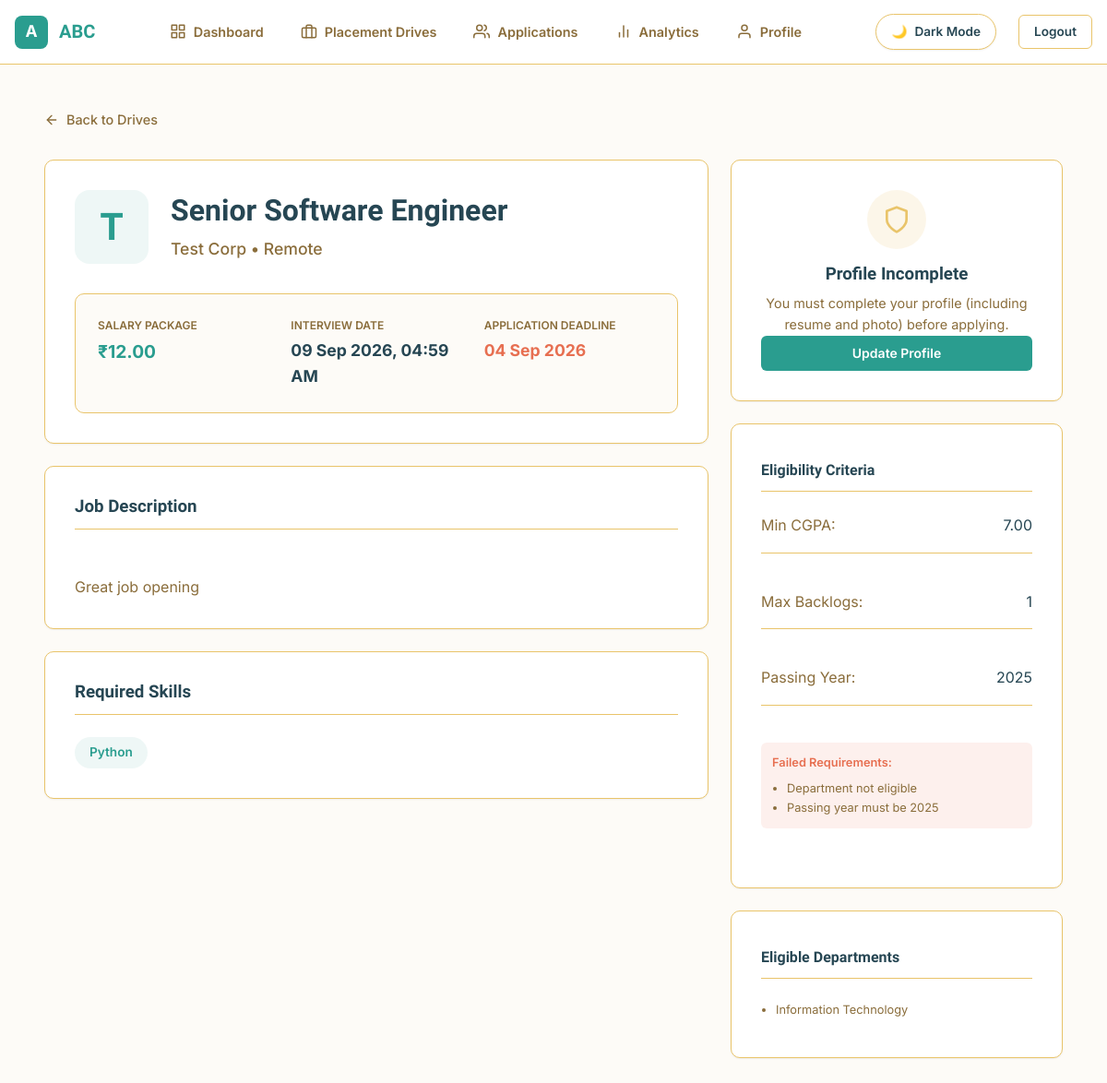
/student/drives/1/ (signed in), run on the app's committed database.
### apps/accounts/models.py (models this page shows, shortened)
class User(AbstractUser):
    username = None
    email = models.EmailField(unique=True)
    STUDENT = "student"
    COMPANY = "company"
    OFFICER = "officer"
    ROLE_CHOICES = [
        (STUDENT, "Student"),
        (COMPANY, "Company"),
        (OFFICER, "Placement Officer"),
    ]
    role = models.CharField(
        max_length=25,
        choices=ROLE_CHOICES,
        default=STUDENT
    )
    email_verified = models.BooleanField(default=False)
    USERNAME_FIELD = 'email'
    REQUIRED_FIELDS = []
    objects = CustomUserManager()

### apps/student_portal/models.py (models this page shows, shortened)
class StudentProfile(models.Model):
    user = models.OneToOneField(settings.AUTH_USER_MODEL, on_delete=models.CASCADE)
    full_name = models.CharField(max_length=255)
    roll_number = models.CharField(max_length=50)
    university = models.CharField(max_length=255)
    department = models.ForeignKey(Department, on_delete=models.PROTECT)
    semester = models.PositiveSmallIntegerField()
    cgpa = models.DecimalField(
        max_digits=4,
        decimal_places=2,
        validators=[MinValueValidator(0.00), MaxValueValidator(10.00)]
    )
    passing_year = models.PositiveIntegerField()
    active_backlogs = models.PositiveSmallIntegerField(default=0)
    skills = models.ManyToManyField(Skill, blank=True)
    resume = models.FileField(upload_to="resumes/", blank=True, null=True)
    profile_photo = models.ImageField(upload_to="profile_photos/", blank=True, null=True)
    is_verified = models.BooleanField(default=False)
    created_at = models.DateTimeField(auto_now_add=True)
    updated_at = models.DateTimeField(auto_now=True)
    class Meta:
        constraints = [
            models.UniqueConstraint(fields=['department', 'roll_number'], name='unique_department_roll_number')
        ]

### apps/common/models.py (models this page shows, shortened)
class PlacementDrive(models.Model):
    STATUS_CHOICES = [
        ('draft', 'Draft'),
        ('published', 'Published'),
        ('closed', 'Closed'),
    ]
    company = models.ForeignKey('company_portal.CompanyProfile', on_delete=models.CASCADE)
    title = models.CharField(max_length=255)
    job_description = models.TextField()
    salary_package = models.DecimalField(max_digits=10, decimal_places=2)
    location = models.CharField(max_length=255)
    eligible_departments = models.ManyToManyField(Department)
    min_cgpa = models.DecimalField(max_digits=4, decimal_places=2)
    max_backlogs = models.PositiveSmallIntegerField(default=0)
    eligible_passing_year = models.PositiveIntegerField()
    required_skills = models.ManyToManyField(Skill, blank=True)
    application_deadline = models.DateTimeField()
    interview_date = models.DateTimeField(blank=True, null=True)
    status = models.CharField(max_length=20, choices=STATUS_CHOICES, default='draft')
    approved_by = models.ForeignKey('admin_portal.OfficerProfile', blank=True, null=True, on_delete=models.SET_NULL)
    created_at = models.DateTimeField(auto_now_add=True)
    updated_at = models.DateTimeField(auto_now=True)

class Skill(models.Model):
    name = models.CharField(max_length=255, unique=True)

class Department(models.Model):
    name = models.CharField(max_length=255, unique=True)
    code = models.CharField(max_length=10, unique=True, blank=True)

### apps/company_portal/models.py (models this page shows, shortened)
class CompanyProfile(models.Model):
    user = models.OneToOneField(settings.AUTH_USER_MODEL, on_delete=models.CASCADE)
    company_name = models.CharField(max_length=255)
    logo = models.ImageField(upload_to="company_logos/", blank=True, null=True)
    industry = models.CharField(max_length=100, blank=True)
    website = models.URLField(blank=True)
    location = models.CharField(max_length=255, blank=True)
    description = models.TextField(blank=True)
    is_verified = models.BooleanField(default=False)
    created_at = models.DateTimeField(auto_now_add=True)
    updated_at = models.DateTimeField(auto_now=True)

### apps/student_portal/views.py (the view)
# urls.py: path('drives/<int:drive_id>/', views.drive_detail_view, name='drive_detail'),
@login_required
def drive_detail_view(request, drive_id):
    profile = request.user.studentprofile
    drive = get_object_or_404(PlacementDrive.objects.select_related('company').prefetch_related('required_skills', 'eligible_departments'), id=drive_id, status='published')
    has_applied = Application.objects.filter(student=profile, drive=drive).exists()
    is_eligible = True
    reasons = []
    if profile.department not in drive.eligible_departments.all():
        is_eligible = False
        reasons.append("Department not eligible")
    if (profile.cgpa or 0.0) < drive.min_cgpa:
        is_eligible = False
        reasons.append(f"CGPA below {drive.min_cgpa}")
    if (profile.active_backlogs or 0) > drive.max_backlogs:
        is_eligible = False
        reasons.append("Active backlogs exceed limit")
    if profile.passing_year != drive.eligible_passing_year:
        is_eligible = False
        reasons.append(f"Passing year must be {drive.eligible_passing_year}")
    fields_to_check = ['resume', 'profile_photo', 'cgpa', 'passing_year', 'skills']
    profile_complete = True
    for field in fields_to_check:
        val = getattr(profile, field, None)
        if field == 'skills':
            if not val.exists():
                profile_complete = False
        elif not val:
            profile_complete = False
    return render(request, 'student_portal/drive_detail.html', {
        'drive': drive,
        'has_applied': has_applied,
        'is_eligible': is_eligible,
        'eligibility_reasons': reasons,
        'profile_complete': profile_complete,
        'is_expired': drive.application_deadline < timezone.now()
    })

### templates/student_portal/drive_detail.html (shortened to what this page needs)
{% extends 'student_portal/base.html' %}
{% block student_content %}
<div class="mb-2rem">
    <a href="{% url 'student_portal:drives_list' %}" class="back-link-styled">
        <svg width="16" height="16" viewBox="0 0 24 24" fill="none" stroke="currentColor" stroke-width="2" stroke-linecap="round" stroke-linejoin="round"><line x1="19" y1="12" x2="5" y2="12"></line><polyline points="12 19 5 12 12 5"></polyline></svg>
        Back to Drives
    </a>
</div>
<div class="drive-detail-grid">
    <div class="drive-detail-column">
        <div class="card card-padded-lg">
            <div class="company-hero-row">
                <div class="company-avatar-box xl">
                    {{ drive.company.company_name|make_list|first|upper }}
                </div>
                <div>
                    <h1 class="drive-title-heading">{{ drive.title }}</h1>
                    <p class="company-name-heading">
                        {{ drive.company.company_name }} &bull; {{ drive.location }}
                    </p>
                </div>
            </div>
            <div class="drive-meta-grid-3col">
                <div>
                    <span class="meta-tag-label">Salary Package</span>
                    <span class="meta-tag-salary">₹{{ drive.salary_package|default:"TBD" }}</span>
                </div>
                <div>
                    <span class="meta-tag-label">Interview Date</span>
                    <span class="meta-tag-date">{{ drive.interview_date|date:"d M Y, h:i A"|default:"TBA" }}</span>
                </div>
                <div>
                    <span class="meta-tag-label">Application Deadline</span>
                    <span class="meta-tag-deadline">{{ drive.application_deadline|date:"d M Y" }}</span>
                </div>
            </div>
        </div>
        <div class="card card-padded-lg">
            <h3 class="card-section-heading">Job Description</h3>
            <div class="card-section-body">
                {{ drive.job_description }}
            </div>
        </div>
        <div class="card card-padded-lg">
            <h3 class="card-section-heading">Required Skills</h3>
            <div class="skill-tags-wrapper">
                {% for skill in drive.required_skills.all %}
                    <span class="skill-tag">{{ skill.name }}</span>
                {% empty %}
                    <span class="text-italic-muted">No specific skills listed.</span>
                {% endfor %}
            </div>
        </div>
    </div>
    <div class="drive-detail-column">
        <div class="card card-padded-lg empty-state-box">
            {% if has_applied %}
                <div class="action-card-icon icon-applied">
                    <svg width="32" height="32" viewBox="0 0 24 24" fill="none" stroke="currentColor" stroke-width="3" stroke-linecap="round" stroke-linejoin="round"><polyline points="20 6 9 17 4 12"></polyline></svg>
                </div>
                <h3 class="action-title-heading">Application Submitted</h3>
                <p class="action-sub-text">You have successfully applied for this drive.</p>
                <button class="btn btn-secondary btn-full-width" disabled>Already Applied</button>
            {% elif not profile_complete %}
                <div class="action-card-icon icon-shortlisted">
                    <svg width="32" height="32" viewBox="0 0 24 24" fill="none" stroke="currentColor" stroke-width="2" stroke-linecap="round" stroke-linejoin="round"><path d="M12 22s8-4 8-10V5l-8-3-8 3v7c0 6 8 10 8 10z"></path></svg>
                </div>
                <h3 class="action-title-heading">Profile Incomplete</h3>
                <p class="action-sub-text">You must complete your profile (including resume and photo) before applying.</p>
                <a href="{% url 'student_portal:edit_profile' %}" class="btn btn-primary btn-full-width-block">Update Profile</a>
            {% endif %}
        </div>
        <div class="card search-card">
            <h4 class="card-section-heading">Eligibility Criteria</h4>
            <div class="recent-list-col">
                <div class="card-header-row">
                    <span class="profile-hero-sub">Min CGPA:</span>
                    <span class="applicant-name-text">{{ drive.min_cgpa }}</span>
                </div>
                <div class="card-header-row">
                    <span class="profile-hero-sub">Max Backlogs:</span>
                    <span class="applicant-name-text">{{ drive.max_backlogs }}</span>
                </div>
                <div class="card-header-row">
                    <span class="profile-hero-sub">Passing Year:</span>
                    <span class="applicant-name-text">{{ drive.eligible_passing_year }}</span>
                </div>
            </div>
            {% if not is_eligible and not has_applied %}
                <div class="ineligible-reasons-box info-row-spaced">
                    <p class="ineligible-reasons-title">Failed Requirements:</p>
                    <ul class="ineligible-reasons-list">
                        {% for reason in eligibility_reasons %}
                            <li>{{ reason }}</li>
                        {% endfor %}
                    </ul>
                </div>
            {% endif %}
        </div>
        <div class="card search-card">
            <h4 class="card-section-heading">Eligible Departments</h4>
            <ul class="ineligible-reasons-list">
                {% for dept in drive.eligible_departments.all %}
                    <li>{{ dept.name }}</li>
                {% endfor %}
            </ul>
        </div>
    </div>
</div>
{% endblock %}

### templates/student_portal/base.html (shortened to what this page needs)
{% extends 'shared/base.html' %}
{% load static %}
{% block extra_css %}
<link rel="stylesheet" href="{% static 'student_portal/css/sidebar.css' %}?v=2.1">
<link rel="stylesheet" href="{% static 'student_portal/css/student_portal.css' %}?v=2.1">
{% endblock %}
{% block content %}
<div class="app-layout">
    <header class="top-navbar">
        <div class="navbar-brand">
            <a href="{% url 'student_portal:profile' %}" class="brand-link">
                {% if user.studentprofile.profile_photo %}
                    <img src="{{ user.studentprofile.profile_photo.url }}" alt="Profile" class="brand-avatar-img">
                {% else %}
                    <div class="brand-avatar-initials">{{ user.studentprofile.full_name|default:user.email|make_list|first|upper }}</div>
                {% endif %}
                <h2 class="brand-title">{{ user.studentprofile.full_name|default:user.email }}</h2>
            </a>
        </div>
        <nav class="desktop-nav">
            <a href="{% url 'student_portal:dashboard' %}" class="nav-item {% if request.resolver_match.url_name == 'dashboard' %}active{% endif %}">
                Dashboard
            </a>
            <a href="{% url 'student_portal:drives_list' %}" class="nav-item {% if 'drives' in request.resolver_match.url_name %}active{% endif %}">
                <svg width="18" height="18" viewBox="0 0 24 24" fill="none" stroke="currentColor" stroke-width="2" stroke-linecap="round" stroke-linejoin="round"><rect x="2" y="7" width="20" height="14" rx="2" ry="2"></rect><path d="M16 21V5a2 2 0 0 0-2-2h-4a2 2 0 0 0-2 2v16"></path></svg>
                Placement Drives
            </a>
            <a href="{% url 'student_portal:applications_list' %}" class="nav-item {% if request.resolver_match.url_name == 'applications_list' %}active{% endif %}">
                Applications
            </a>
            <a href="{% url 'student_portal:analytics' %}" class="nav-item {% if request.resolver_match.url_name == 'analytics' %}active{% endif %}">
                <svg width="18" height="18" viewBox="0 0 24 24" fill="none" stroke="currentColor" stroke-width="2" stroke-linecap="round" stroke-linejoin="round"><line x1="18" y1="20" x2="18" y2="10"></line><line x1="12" y1="20" x2="12" y2="4"></line><line x1="6" y1="20" x2="6" y2="14"></line></svg>
                Analytics
            </a>
            <a href="{% url 'student_portal:profile' %}" class="nav-item {% if request.resolver_match.url_name == 'profile' or request.resolver_match.url_name == 'edit_profile' %}active{% endif %}">
                <svg width="18" height="18" viewBox="0 0 24 24" fill="none" stroke="currentColor" stroke-width="2" stroke-linecap="round" stroke-linejoin="round"><path d="M20 21v-2a4 4 0 0 0-4-4H8a4 4 0 0 0-4 4v2"></path><circle cx="12" cy="7" r="4"></circle></svg>
                Profile
            </a>
        </nav>
        <div class="navbar-actions">
            <div class="theme-switch-wrapper">
                <label class="theme-btn-label">
                    <span class="theme-btn-content">
                        <span class="theme-icon"></span>
                        <span class="theme-text"></span>
                    </span>
                </label>
            </div>
            <a href="{% url 'accounts:login' %}" class="btn-logout-bordered" title="Log Out">
                Logout
            </a>
        </div>
    </header>
    <main class="main-content">
        <div class="content-area">
            {% block student_content %}
            {% endblock %}
        </div>
    </main>
</div>
{% endblock %}

### data on the page
User: studentprofile.full_name|make_list "A", studentprofile.full_name "ABC"
PlacementDrive: company.company_name|make_list "T", title "Senior Software Engineer", company.company_name "Test Corp", location "Remote", salary_package "12.00", interview_date "09 Sep 2026, 04:59 AM", application_deadline "04 Sep 2026", job_description "Great job opening", min_cgpa "7.00", max_backlogs "1", eligible_passing_year "2025"
Skill: name "Python"
Department: name "Information Technology"

### other printed values
{{ reason }} "Department not eligible" "Passing year must be 2025"
